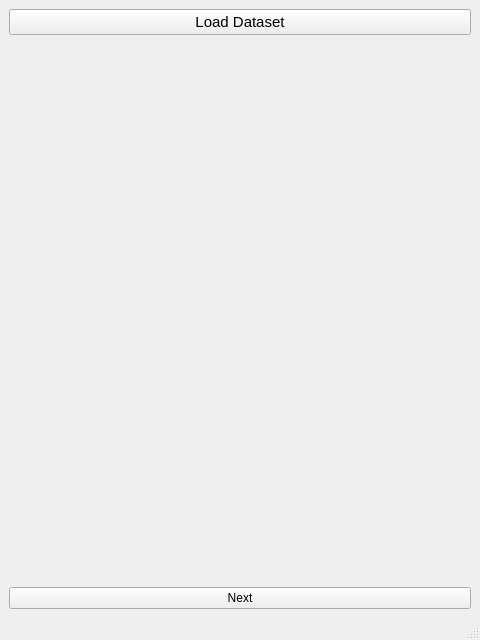
<?xml version="1.0" encoding="UTF-8"?>
<ui version="4.0">
 <class>MainWindow</class>
 <widget class="QMainWindow" name="MainWindow">
  <property name="geometry">
   <rect>
    <x>0</x>
    <y>0</y>
    <width>480</width>
    <height>640</height>
   </rect>
  </property>
  <property name="windowTitle">
   <string>K Means Clustering</string>
  </property>
  <widget class="QWidget" name="centralwidget">
   <layout class="QVBoxLayout" name="verticalLayout">
    <item>
     <layout class="QVBoxLayout" name="layout">
      <item alignment="Qt::AlignTop">
       <widget class="QPushButton" name="browse_button">
        <property name="font">
         <font>
          <pointsize>11</pointsize>
         </font>
        </property>
        <property name="text">
         <string>Load Dataset</string>
        </property>
       </widget>
      </item>
      <item>
       <layout class="QHBoxLayout" name="horizontalLayout_3">
        <item>
         <widget class="QLabel" name="elbow_sse_label">
          <property name="text">
           <string/>
          </property>
         </widget>
        </item>
        <item>
         <widget class="QLabel" name="dimensions_label">
          <property name="text">
           <string/>
          </property>
         </widget>
        </item>
       </layout>
      </item>
      <item>
       <widget class="QPushButton" name="step_button">
        <property name="text">
         <string>Next</string>
        </property>
       </widget>
      </item>
     </layout>
    </item>
   </layout>
  </widget>
  <widget class="QMenuBar" name="menubar">
   <property name="geometry">
    <rect>
     <x>0</x>
     <y>0</y>
     <width>480</width>
     <height>21</height>
    </rect>
   </property>
  </widget>
  <widget class="QStatusBar" name="statusbar"/>
 </widget>
 <resources/>
 <connections/>
</ui>
